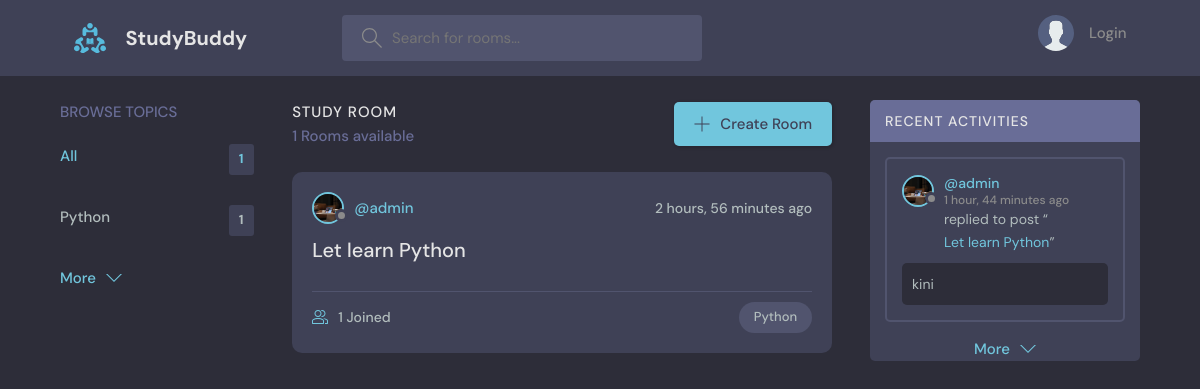
The page / on the database its author committed.
### base/models.py (models this page shows)
class Topic(models.Model):
    name = models.CharField(max_length=200)
    created = models.DateTimeField( auto_now_add=True)
    updated = models.DateTimeField(auto_now=True)
    class Meta:
        ordering =['-created']
    def __str__(self):
        return self.name

class Room(models.Model):
    host = models.ForeignKey(User, on_delete=models.SET_NULL, null=True)
    topic =  models.ForeignKey(Topic, on_delete=models.SET_NULL, null=True)
    name = models.CharField(max_length=200)
    description = models.TextField(null=True, blank=True)
    participants = models.ManyToManyField(User, related_name='participants', blank=True)
    created = models.DateTimeField(auto_now_add=True)
    updated = models.DateTimeField(auto_now=True)
    class Meta:
        ordering =['-updated', '-created']
    def __str__(self):
        return self.name

class User(AbstractUser):
    name = models.CharField(max_length=200, null=True)
    email = models.EmailField(unique=True, null=True)
    bio = models.TextField(null=True)
    avatar = models.ImageField(null=True, default="avatar.svg")
    USERNAME_FIELD = 'email'
    REQUIRED_FIELDS = []
    def __str__(self):
        return self.name

class Message (models.Model):
    user =models.ForeignKey(User, on_delete=models.CASCADE)
    room = models.ForeignKey(Room, on_delete = models.CASCADE)
    body= models.TextField()
    created = models.DateTimeField(auto_now_add=True)
    updated = models.DateTimeField(auto_now=True)
    class Meta:
        ordering =['-updated', '-created']
    def __str__(self):
        return self.body[0:50]

### base/views.py (the view)
# urls.py: 2. Add a URL to urlpatterns:  path('', views.home, name='home')
def home(request):
    q = request.GET.get("q") if request.GET.get("q") != None else ""
    rooms = Room.objects.filter(
        Q(topic__name__icontains=q)
        | Q(name__icontains=q)
        | Q(host__username__icontains=q)
    )
    topics = Topic.objects.all()
    room_count = rooms.count()
    room_message = Message.objects.filter(Q(room__topic__name__icontains=q))
    context = {
        "rooms": rooms,
        "topics": topics,
        "room_count": room_count,
        "room_message": room_message,
    }
    return render(request, "chat/index.html", context)

### base/templates/chat/index.html (shortened to what this page needs)
{% extends 'chat/main.html' %}
{% block content %}
<main class="layout layout--3">
  <div class="container">
    {% include './topics_componet.html' %}
    <div class="roomList">
      <div class="roomList__header">
        <div>
          <h2>Study Room</h2>
          <p>{{room_count}} Rooms available</p>
        </div>
        <a class="btn btn--main" href="{% url 'create-room' %}">
          <svg version="1.1" xmlns="http://www.w3.org/2000/svg" width="32" height="32" viewBox="0 0 32 32">
            <title>add</title>
            <path
              d="M16.943 0.943h-1.885v14.115h-14.115v1.885h14.115v14.115h1.885v-14.115h14.115v-1.885h-14.115v-14.115z"
            ></path>
          </svg>
          Create Room
        </a>
      </div>
      {% include 'chat/feed_componet.html' %}
    </div>
    {% include 'chat/activity_componet.html' %}
  </div>
</main>
{% endblock content %}

### base/templates/chat/topics_componet.html
<div class="topics">
    <div class="topics__header">
      <h2>Browse Topics</h2>
    </div>
    <ul class="topics__list">
      <li>
        <a href="{% url 'home' %}" class="active">All <span>{{topics.count}}</span></a>
      </li>
      {% for topic in topics|slice:":5" %}
      <li>
        {% if  topic.room_set.all.count >= 1%}
        <a href="{% url 'home' %}?q={{topic.name}}">{{ topic.name}} <span>{{topic.room_set.all.count}}</span></a>
        {% endif %}
      </li>
      {% endfor %}
    </ul>
    <a class="btn btn--link" href="{% url 'topics' %}">
      More
      <svg version="1.1" xmlns="http://www.w3.org/2000/svg" width="32" height="32" viewBox="0 0 32 32">
        <title>chevron-down</title>
        <path d="M16 21l-13-13h-3l16 16 16-16h-3l-13 13z"></path>
      </svg>
    </a>
  </div>

### base/templates/chat/feed_componet.html (shortened to what this page needs)
{% for room in rooms|slice:":5" %}
<div class="roomListRoom">
    <div class="roomListRoom__header">
      <a href="{% url 'profile-page' room.host.id  %}" class="roomListRoom__author">
        <div class="avatar avatar--small">
          <img src="{{room.host.avatar.url}}" />
        </div>
        <span>  @{{ room.host.username }} </span>
      </a>
      <div class="roomListRoom__actions">
        <span>{{room.created | timesince}} ago</span>
      </div>
    </div>
    <div class="roomListRoom__content">
      <a href="{% url 'room' room.id %}">{{room.name}}</a>
    </div>
    <div class="roomListRoom__meta">
      <a href=" {% url 'room' room.id %}" class="roomListRoom__joined">
      {{room.participants.all.count}} Joined
      </a>
      <p class="roomListRoom__topic">{{room.topic.name}}</p>
    </div>
  </div>
  {% endfor %}

### base/templates/chat/activity_componet.html (shortened to what this page needs)
<div class="activities">
    <div class="activities__header">
        {% if users %}
        <h2>{{users.first_name}} {{users.last_name}} Recent Activities</h2>
        {% else %}
        <h2> Recent Activities</h2>
        {% endif %}
    </div>
    {% for message in room_message|slice:":5" %}
    <div class="activities__box">
      <div class="activities__boxHeader roomListRoom__header">
        <a href="{% url 'profile-page' message.user.id %}" class="roomListRoom__author">
          <div class="avatar avatar--small">
            <img src="{{message.user.avatar.url}}" />
          </div>
          <p>
            @{{ message.user.username }}
            <span>{{ message.created|timesince }} ago</span>
          </p>
        </a>
      </div>
      <div class="activities__boxContent">
        <p>replied to post “<a href="{% url 'room' message.room.id %}">{{message.room}}</a>”</p>
        <div class="activities__boxRoomContent">
        {{message.body}}
        </div>
      </div>
    </div>
    {% endfor %}
    <div style="text-align: center;">
        <a class="btn btn--link" href="{% url 'activity' %}">
            More
            <svg version="1.1" xmlns="http://www.w3.org/2000/svg" width="32" height="32" viewBox="0 0 32 32">
              <title>chevron-down</title>
              <path d="M16 21l-13-13h-3l16 16 16-16h-3l-13 13z"></path>
            </svg>
          </a>
    </div>
  </div>

### rows shown on the page
Topic: name "Python", room_set.all.count "1"
Room: host.avatar (picture), host.username "admin", created "2 hours, 56 minutes", name "Let learn Python", participants.all.count "1", topic.name "Python"
Message: user.avatar (picture), user.username "admin", created "1 hour, 44 minutes", room "Let learn Python", body "kini"

### other values the page prints
{{ topics.count }} "1"
{{ room_count }} "1"
